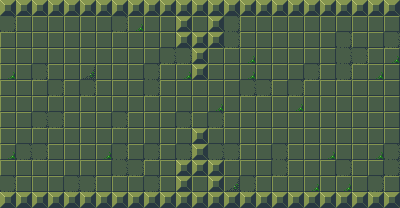

This is a level from a 2D game, rendered from its Tiled map with the project's own tilesets. A one-line summary and the complete map file follow:
An orthogonal 25x13 tile map with 16x16 px tiles, 1 tile layer (tiles), 2 tilesets and 6 objects (4x enemy, 2x exit).

<map version="1.0" orientation="orthogonal" renderorder="right-down" width="25" height="13" tilewidth="16" tileheight="16" nextobjectid="8">
 <tileset firstgid="1" source="bads.tsx" />
 <tileset firstgid="17" source="basegreenbleh.tsx" />
 <layer name="tiles" width="25" height="13">
  <data encoding="csv">
18,18,18,18,18,18,18,18,18,18,18,18,18,18,18,18,18,18,18,18,18,18,18,18,18,
21,17,17,17,17,17,17,21,19,17,17,18,17,18,21,17,17,17,17,17,17,17,17,17,17,
17,17,17,17,17,17,17,17,17,17,17,18,18,18,21,17,17,17,17,17,17,21,17,17,21,
17,17,17,17,17,17,17,17,17,17,21,21,18,17,17,19,17,17,17,17,17,21,21,17,19,
19,17,21,17,17,20,17,17,17,21,17,19,18,17,17,19,17,17,17,21,17,21,17,19,17,
17,17,17,21,17,21,17,17,17,21,17,17,17,17,17,21,21,17,21,17,17,17,17,17,17,
17,17,17,17,17,17,17,17,17,17,17,17,17,19,17,17,17,17,19,17,17,17,17,17,17,
17,17,21,21,17,17,17,21,17,17,17,21,17,21,17,17,17,17,17,17,17,17,17,17,17,
17,17,17,17,17,17,17,17,17,17,17,17,18,17,17,17,17,17,17,17,17,17,17,17,17,
19,21,21,17,17,17,19,21,17,21,17,21,18,21,21,17,17,21,17,17,19,17,17,19,21,
17,17,17,17,17,17,17,21,21,17,17,18,18,18,17,17,17,21,17,17,17,21,17,17,21,
21,17,17,17,21,21,17,17,17,21,17,18,17,18,20,21,17,17,17,19,17,19,17,21,17,
18,18,18,18,18,18,18,18,18,18,18,18,18,18,18,18,18,18,18,18,18,18,18,18,18
</data>
 </layer>
 <objectgroup name="exits">
  <object id="1" type="exit" x="400" y="16">
   <properties>
    <property name="exit" type="int" value="1" />
    <property name="xflip" type="int" value="1" />
   </properties>
   <polyline points="0,0 0,176" />
  </object>
  <object id="2" type="exit" x="0" y="16">
   <properties>
    <property name="exit" type="int" value="-1" />
    <property name="xflip" type="int" value="1" />
   </properties>
   <polyline points="0,0 0,176" />
  </object>
 </objectgroup>
 <objectgroup name="bads">
  <object id="3" type="enemy" gid="1" x="96" y="80" width="16" height="16">
   <properties>
    <property name="bad" value="hood" />
   </properties>
  </object>
  <object id="4" type="enemy" gid="1" x="96" y="144" width="16" height="16">
   <properties>
    <property name="bad" value="hood" />
   </properties>
  </object>
  <object id="6" type="enemy" gid="1" x="288" y="80" width="16" height="16">
   <properties>
    <property name="bad" value="hood" />
   </properties>
  </object>
  <object id="7" type="enemy" gid="1" x="288" y="144" width="16" height="16">
   <properties>
    <property name="bad" value="hood" />
   </properties>
  </object>
 </objectgroup>
</map>